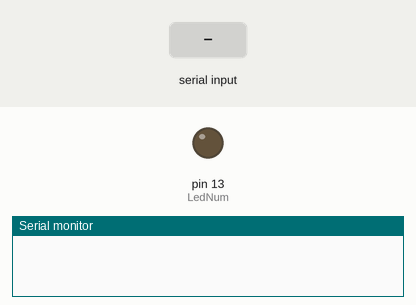
Recording of a sketch running on a simulated Arduino Uno, built with avr-gcc and run on an emulated ATmega328P. Shown: output pins drawn as LEDs (lit = HIGH), the last lines printed to the serial monitor. Dashed ring = blinking. The test bench sets the inputs (shaded band).

Above: at 1.2 s.
1.3 s: "90,45\n" received over Serial
At 1.7 s:
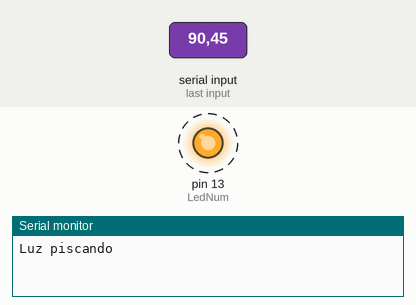
Timing chart, 0 to 10.3 s (numbered marks = the images above; inputs shaded):
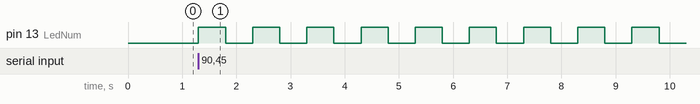

Measured:
- after the input at 1.3 s, pin 13 (LedNum): alternates HIGH for 0.50 s and LOW for 0.50 s, starting at once

The sketch:

LLedControl.ino
```cpp
#define LedNum 13
#define LightDelay 500

int cmd;

void setup(){
  pinMode(LedNum, OUTPUT);
  Serial.begin(9600);
}

void loop(){
  cmd = Serial.read();
  for (int i=0; i < (cmd - 48); i++) {
    Serial.println("Luz piscando");
    lightOn();
    lightOff();
  }
}

void lightOn() {
  digitalWrite(LedNum, HIGH);
  delay(LightDelay);
}


void lightOff() {
  digitalWrite(LedNum, LOW);
  delay(LightDelay);
}
```
